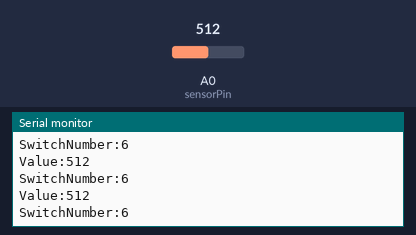
Simulated run of this sketch. Board: Arduino Uno, built with avr-gcc and run on an emulated ATmega328P. Parts: the last lines printed to the serial monitor. The test bench sets the inputs (shaded band); at power-on: A0 (sensorPin) = 512.

Above: at 1.2 s.
1.3 s: A0 (sensorPin) set to 870
At 2.0 s:
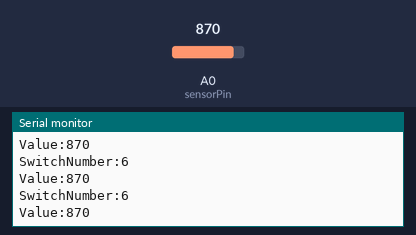
4.3 s: A0 (sensorPin) set to 892
At 5.1 s:
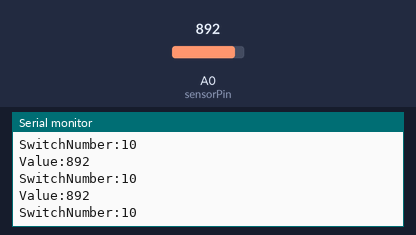
5.8 s: A0 (sensorPin) set to 835
At 6.8 s:
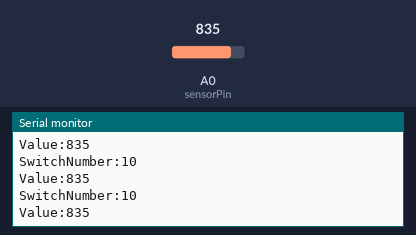
8.8 s: A0 (sensorPin) set to 806
At 9.7 s:
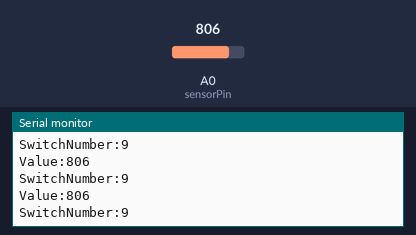
14.8 s: A0 (sensorPin) set to 981
At 15.7 s:
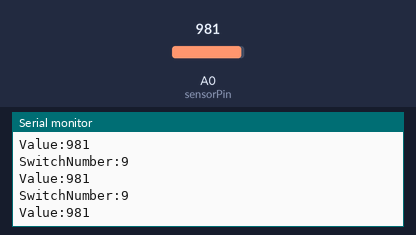
16.3 s: A0 (sensorPin) set to 1013
At 16.9 s:
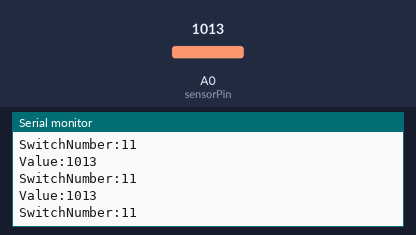
Timing chart, 0 to 19.3 s (numbered marks = the images above; inputs shaded):
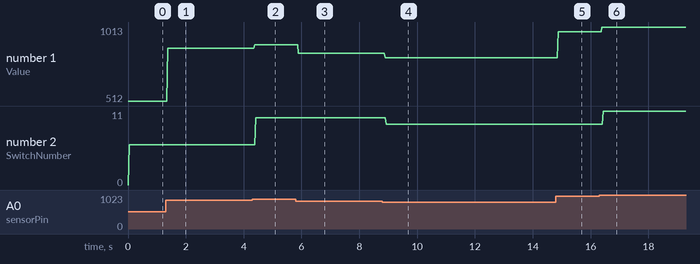

Measured:
- the behaviour switches between 879 and 880 on A0 (sensorPin) (found by bisection; images 1 and 2)
- the behaviour switches between 821 and 820 on A0 (sensorPin) (found by bisection; images 3 and 4)
- the behaviour switches between 999 and 1000 on A0 (sensorPin) (found by bisection; images 5 and 6)
- after the input at 1.3 s, the serial monitor: prints a new line after 0.08 s (image 1)
- after the input at 4.3 s, the serial monitor: prints a new line after 0.08 s (image 2)
- after the input at 5.8 s, the serial monitor: prints a new line after 0.09 s (image 3)
- after the input at 8.8 s, the serial monitor: prints a new line after 0.09 s (image 4)
- after the input at 14.8 s, the serial monitor: prints a new line after 0.08 s (image 5)
- after the input at 16.3 s, the serial monitor: prints a new line after 0.09 s (image 6)

The sketch:

Code.ino
```cpp
int sensorPin = A0;
int sensorValue = 0;
int rotswitchNumber = 0;

void setup()
{
    Serial.begin(9600);
}


void loop() {
  // read the value from the sensor:
  sensorValue = analogRead(sensorPin);
  Serial.print("Value:");
  Serial.println(sensorValue);
  Serial.print("SwitchNumber:");
  Serial.println(rotswitchNumber);

  if (sensorValue < 20)
    {
    rotswitchNumber = 1;
    }
  else if ((sensorValue >=80) && (sensorValue<= 120))
    {
    rotswitchNumber = 2;
    }
  else if ((sensorValue >=180) && (sensorValue<= 220))
    {
    rotswitchNumber = 3;
    }
  else if ((sensorValue >=280) && (sensorValue<= 320))
    {
    rotswitchNumber = 4;
    }
  else if ((sensorValue >=380) && (sensorValue<= 420))
    {
    rotswitchNumber = 5;
    }
  else if ((sensorValue >=480) && (sensorValue<= 520))
    {
    rotswitchNumber = 6;
    }
  else if ((sensorValue >=580) && (sensorValue<= 620))
    {
    rotswitchNumber = 7;
    }
  else if ((sensorValue >=680) && (sensorValue<= 720))
    {
    rotswitchNumber = 8;
    }
  else if ((sensorValue >=780) && (sensorValue<= 820))
    {
    rotswitchNumber = 9;
    }
  else if ((sensorValue >=880) && (sensorValue<= 920))
    {
    rotswitchNumber = 10;
    }
  else if (sensorValue > 1000)
    {
    rotswitchNumber = 11;
    }
}
```
